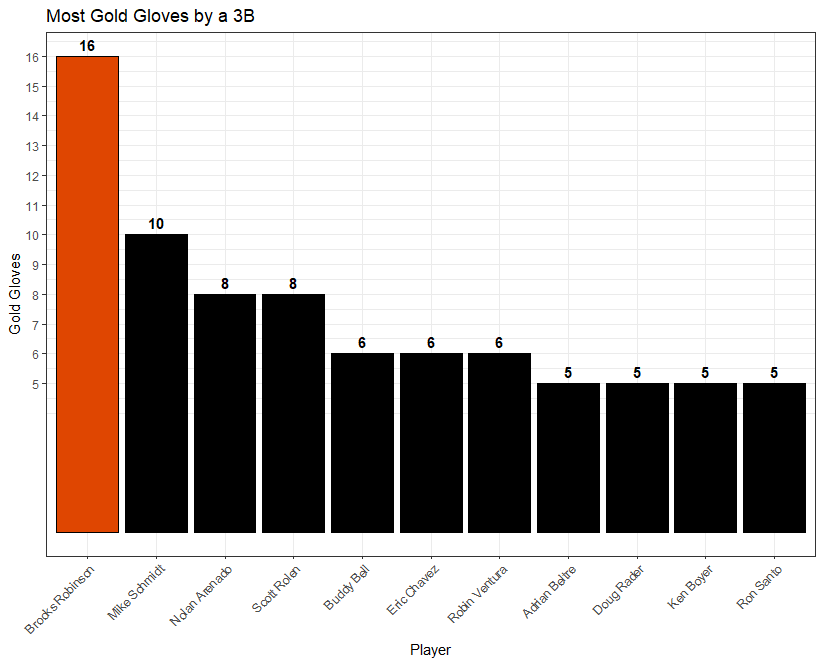

The script that drew this image:
#Set working directory

setwd("C:/Users/daily/Desktop/Repositories/MiscVisuals/Bar Charts")

#Load necessary libraries

library(tidyverse)
library(ggplot2)
library(weights)
theme_set(theme_bw())

#Import data

gg_data <- read.csv("C:/Users/daily/Desktop/Repositories/MiscVisuals/Bar Charts/Gold_Gloves_3B.csv")

#Creating a highlight for Gehringer

gg_data <- gg_data %>%
  mutate(Highlight = ifelse(fullName == "Brooks Robinson", "yes", "no"))

#Create visual

gg_data %>%
  ggplot(aes(x = reorder(fullName, desc(GoldGloves)), y = GoldGloves, fill = Highlight)) +
  geom_bar(stat = "identity", color = "black") +
  geom_text(aes(label = GoldGloves), fontface = "bold", vjust = -0.5) +
  scale_y_continuous(breaks = seq(5, 16, 1)) +
  scale_fill_manual(values = c("yes" = "#DF4601", "no" = "#000000")) +
  theme(legend.position = "none") +
  theme(axis.text.x = element_text(angle = 45, vjust = 1, hjust = 1)) +
  labs(title = "Most Gold Gloves by a 3B",
       x = "Player",
       y = "Gold Gloves",
       fill = "Player")
